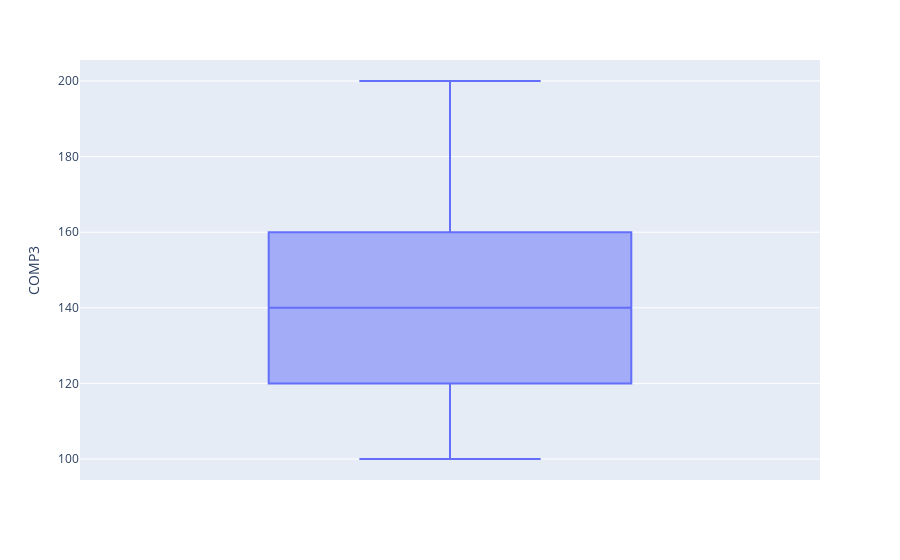

Notebook code cell kept with this figure:
### Code cell
grafico = px.box(colegioy, y="COMP3")
grafico.show() # relembrando notas até 200

### Figure 1 — Plotly figure (JSON) as saved in the notebook; plotly's stock layout.template omitted (floating-point values rounded to 4 significant figures)
{"data": [{"alignmentgroup": "True", "hovertemplate": "COMP3=%{y}<extra></extra>", "legendgroup": "", "marker": {"color": "#636efa"}, "name": "", "notched": false, "offsetgroup": "", "orientation": "v", "showlegend": false, "type": "box", "x0": " ", "xaxis": "x", "y": [140, 160, 100, 140, 200, 120, 140, 180, 140, 120, 160, 160, 120, 120, 120, 160, 180, 160, 160, 140, 140, 160, 160, 120, 160, 120, 100, 120, 120, 120], "y0": " ", "yaxis": "y"}], "layout": {"boxmode": "group", "legend": {"tracegroupgap": 0}, "margin": {"t": 60}, "xaxis": {"anchor": "y", "domain": [0, 1]}, "yaxis": {"anchor": "x", "domain": [0, 1], "title": {"text": "COMP3"}}}}
